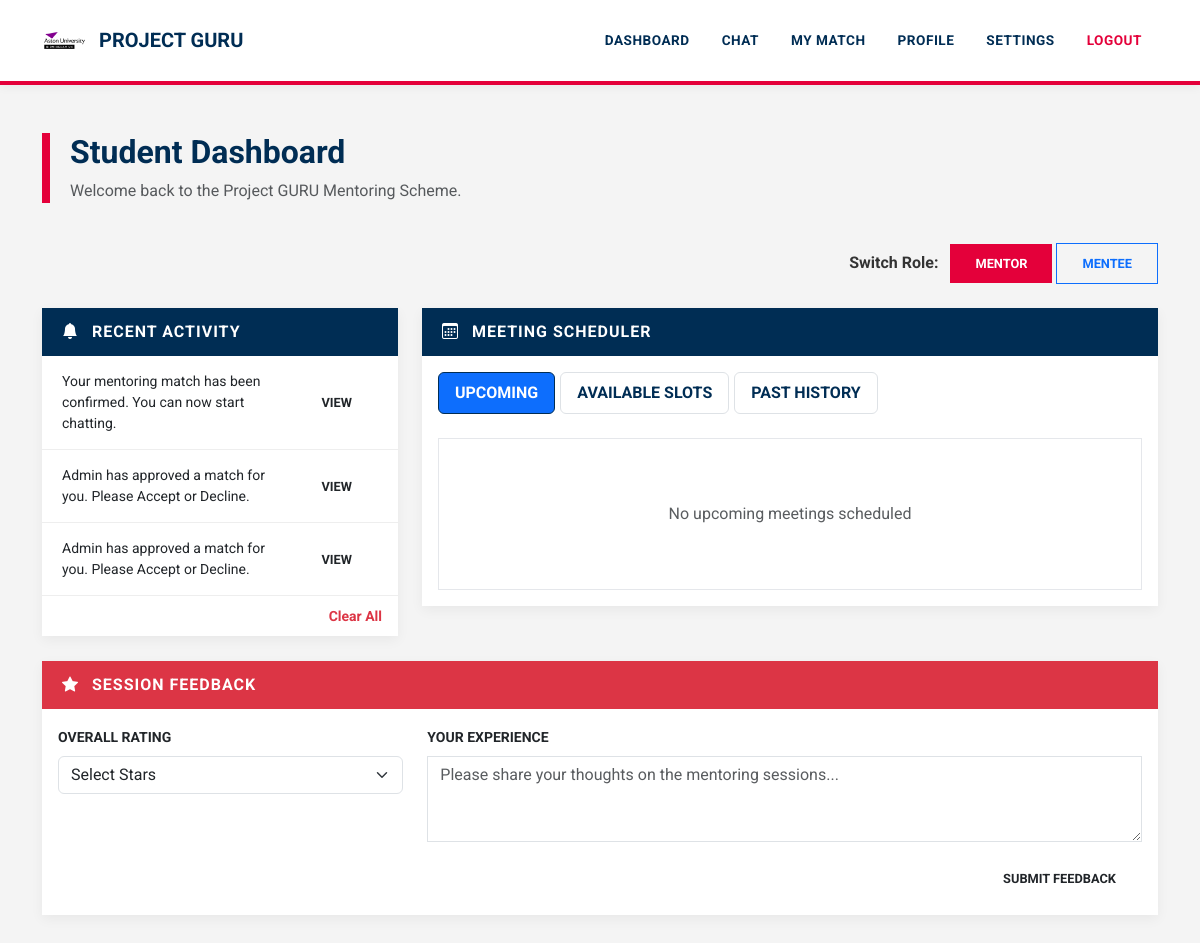
The app's page /dashboard (signed in) with its own data.
### tables this page shows
CREATE TABLE profiles (
    id INTEGER PRIMARY KEY AUTOINCREMENT,
    user_id INTEGER,
    role TEXT
);

CREATE TABLE notifications (
    id INTEGER PRIMARY KEY AUTOINCREMENT,
    user_id INTEGER,
    message TEXT,
    link TEXT,
    created_at TIMESTAMP DEFAULT CURRENT_TIMESTAMP
);

### app.py (the view, shortened to what this page needs)
@app.route("/dashboard")
def dashboard():
    if "user_id" not in session:
        return redirect("/login")
    conn = get_db()
    expire_old_matches(conn)
    conn.commit()
    user = conn.execute("SELECT * FROM users WHERE id=?", (session["user_id"],)).fetchone()
    if not user:
        session.clear()
        conn.close()
        return redirect("/login")
    user_id = session["user_id"]
    profile = get_active_profile()
    if not profile:
        conn.close()
        return "Please select a profile"
    role = profile["role"]
    if role == "mentor":
        matches = conn.execute("SELECT * FROM matches WHERE mentor_id=?", (user_id,)).fetchall()
    else:
        matches = conn.execute("SELECT * FROM matches WHERE mentee_id=?", (user_id,)).fetchall()
    match = next((m for m in matches if m["status"] == "final"), None)
    slots = []
    upcoming_meetings = []
    past_meetings = []
    now = datetime.now()
    if match:
        all_slots = conn.execute("""
            SELECT * FROM meeting_slots
            WHERE match_id=? AND status != 'unavailable'
            ORDER BY date, start_time
        """, (match["id"],)).fetchall()
    if role == "mentor":
        notifications = conn.execute("""
            SELECT DISTINCT n.* FROM notifications n
            LEFT JOIN matches m ON n.link LIKE '/chat/' || m.id
            WHERE n.user_id=? AND (m.mentor_id=? OR m.id IS NULL)
            ORDER BY n.created_at DESC
        """, (user_id, user_id)).fetchall()
    user_profiles = conn.execute("SELECT * FROM profiles WHERE user_id=?", (user_id,)).fetchall()
    conn.close()
    return render_template(
        "dashboard.html",
        user=user,
        role=role,
        user_profiles=user_profiles,
        matches=matches,
        match=match,
        slots=slots,
        upcoming_meetings=upcoming_meetings,
        past_meetings=past_meetings,
        notifications=notifications,
        current_date=date.today(),
        user_id=user_id,
    )

### app.py (called while the page is built, shortened)
def get_db():
    conn = sqlite3.connect("database.db", timeout=30)
    conn.row_factory = sqlite3.Row
    return conn

def get_active_profile():
    if "profile_id" not in session:
        return None
    conn = get_db()
    profile = conn.execute("""
        SELECT * FROM profiles
        WHERE id=? AND user_id=?
    """, (session["profile_id"], session["user_id"])).fetchone()
    conn.close()
    return profile

def expire_old_matches(conn):
    setting = conn.execute("""
        SELECT value FROM settings
        WHERE key='match_expiry_hours'
    """).fetchone()
    expiry_limit_hours = int(setting["value"]) if setting else 48
    matches = conn.execute("""
        SELECT id, mentor_id, mentee_id, created_at
        FROM matches
        WHERE status='approved'
        AND created_at IS NOT NULL
    """).fetchall()
    conn.commit()

### templates/dashboard.html (shortened to what this page needs)
<!DOCTYPE html>
<html lang="en">
<head>
    <link href="https://cdn.jsdelivr.net/npm/bootstrap@5.3.2/dist/css/bootstrap.min.css" rel="stylesheet">
    <link rel="stylesheet" href="https://cdn.jsdelivr.net/npm/bootstrap-icons@1.11.3/font/bootstrap-icons.css">
</head>
<body>
{% include "navbar.html" %}
<div class="container mt-5">
    <div class="dashboard-header">
        <h2 class="fw-bold">Student Dashboard</h2>
        <p class="text-muted mb-0">Welcome back to the Project GURU Mentoring Scheme.</p>
    </div>
    {% if user_profiles|length > 1 %}
    <div class="mb-4 text-end">
        <span class="fw-bold me-2">Switch Role:</span>
        {% for p in user_profiles %}
            <a href="/switch_profile/{{ p.id }}"
               class="btn btn-sm {% if p.role == role %}btn-primary{% else %}btn-outline-primary{% endif %}">
                {{ p.role.capitalize() }}
            </a>
        {% endfor %}
    </div>
    {% endif %}
    <div class="row">
        <div class="col-lg-4">
            <div class="card">
                <div class="card-header-aston">
                    <i class="bi bi-bell-fill me-2"></i> Recent Activity
                </div>
                <div class="card-body p-0">
                    {% if notifications %}
                    <div class="notifications-scroll">
                        {% for n in notifications %}
                        <div class="notification-item d-flex justify-content-between align-items-center">
                            <span class="small">{{ n.message }}</span>
                            {% if n.link %}
                            <a href="{{ n.link }}" class="btn btn-sm btn-aston-red ms-2">View</a>
                            {% endif %}
                        </div>
                        {% endfor %}
                    </div>
                    {% else %}
                    <div class="p-4 text-center text-muted italic">No new notifications</div>
                    {% endif %}
                </div>
                <div class="card-footer bg-white border-0 text-end">
                    <a href="/clear_notifications" class="text-danger small fw-bold text-decoration-none">Clear All</a>
                </div>
            </div>
        </div>
        <div class="col-lg-8">
            <div class="card">
                <div class="card-header-aston">
                    <i class="bi bi-calendar3 me-2"></i> Meeting Scheduler
                </div>
                <div class="card-body">
                    <ul class="nav nav-pills mb-4">
                        <li class="nav-item">
                            <a class="nav-link {% if request.args.get('tab','upcoming') == 'upcoming' %}active{% endif %}" href="/dashboard?tab=upcoming">Upcoming</a>
                        </li>
                        <li class="nav-item">
                            <a class="nav-link {% if request.args.get('tab') == 'available' %}active{% endif %}" href="/dashboard?tab=available">Available Slots</a>
                        </li>
                        <li class="nav-item">
                            <a class="nav-link {% if request.args.get('tab') == 'past' %}active{% endif %}" href="/dashboard?tab=past">Past History</a>
                        </li>
                    </ul>
                    {% if request.args.get("tab","upcoming") == "upcoming" %}
                    <div class="slot-box">
                        {% for slot in upcoming_meetings %}
                        <div class="card mb-3 border shadow-sm meeting-item">
                            <div class="card-body d-flex justify-content-between align-items-center">
                                <div>
                                    <h6 class="mb-1 fw-bold text-primary"><i class="bi bi-calendar-check me-2"></i> {{ slot.date }}</h6>
                                    <small class="text-muted fw-bold">TIME: {{ slot.start_time }} — {{ slot.end_time }}</small>
                                </div>
                                <div class="text-end">
                                    <span class="badge badge-aston bg-success mb-2 d-block">Confirmed</span>
                                    {% if user_id == match.mentee_id %}
                                    <a href="/cancel_booking/{{slot.id}}?tab=upcoming" class="btn btn-link text-danger btn-sm p-0 fw-bold">CANCEL BOOKING</a>
                                    {% elif user_id == match.mentor_id %}
                                    <a href="/mentor_cancel_meeting/{{slot.id}}?tab=upcoming" class="btn btn-link text-danger btn-sm p-0 fw-bold">CANCEL MEETING</a>
                                    {% endif %}
                                </div>
                            </div>
                        </div>
                        {% else %}
                        <div class="text-center py-5 text-muted">No upcoming meetings scheduled</div>
                        {% endfor %}
                    </div>
                    {% endif %}
                </div>
            </div>
        </div>
    </div>
    {% if match and match.status == "final" %}
    <div class="card mb-5">
        <div class="card-header-aston bg-danger">
            <i class="bi bi-star-fill me-2"></i> Session Feedback
        </div>
        <div class="card-body">
            <form method="POST" action="/give_feedback/{{ match.id }}">
                <div class="row">
                    <div class="col-md-4">
                        <label class="form-label fw-bold small text-uppercase">Overall Rating</label>
                        <select name="rating" class="form-select mb-3" required>
                            <option value="">Select Stars</option>
                        </select>
                    </div>
                    <div class="col-md-8">
                        <label class="form-label fw-bold small text-uppercase">Your Experience</label>
                        <textarea name="comment" class="form-control mb-3" rows="3" placeholder="Please share your thoughts on the mentoring sessions..." required></textarea>
                        <div class="text-end">
                            <button class="btn btn-aston-red px-5">Submit Feedback</button>
                        </div>
                    </div>
                </div>
            </form>
        </div>
    </div>
    {% endif %}
</div>
</body>
</html>

### templates/dashboard.html (style rules this page uses)
:root { --aston-navy: #002d54; --aston-red: #e4003a; --aston-grey: #f4f4f4; --aston-dark-grey: #333333; }
body { background-color: var(--aston-grey); font-family: 'Roboto', sans-serif; color: var(--aston-dark-grey); }
.dashboard-header { border-left: 8px solid var(--aston-red); padding-left: 20px; color: var(--aston-navy); margin-bottom: 40px; }
.card { border: none; border-radius: 0; box-shadow: 0 4px 12px rgba(0,0,0,0.05); margin-bottom: 25px; }
.card-header-aston { background-color: var(--aston-navy); color: white; font-weight: 700; text-transform: uppercase; padding: 12px 20px; letter-spacing: 1px; }
.notifications-scroll { max-height: 250px; overflow-y: auto; }
.notification-item { border-bottom: 1px solid #eee; padding: 15px 20px; transition: background 0.2s; }
.nav-pills .nav-link { border-radius: 0; color: var(--aston-navy); font-weight: 700; text-transform: uppercase; margin-right: 5px; border: 1px solid #dee2e6; }
.nav-pills .nav-link.active { background-color: var(--aston-navy); border-color: var(--aston-navy); }
.slot-box { max-height: 400px; overflow-y: auto; background: white; padding: 15px; border: 1px solid #e5e7eb; }
.btn-aston-red { background-color: var(--aston-red); color: white; border: none; border-radius: 0; font-weight: 700; text-transform: uppercase; }
.form-control, .form-select { border-radius: 0; border: 1px solid #ced4da; }

### templates/navbar.html (style rules this page uses)
:root { --aston-navy: #002d54; --aston-red: #e4003a; --aston-grey: #f4f4f4; --aston-dark-grey: #333333; }
body { background-color: var(--aston-grey) !important; font-family: 'Roboto', Arial, sans-serif !important; color: var(--aston-dark-grey); }
.card { border: none !important; border-radius: 0 !important; box-shadow: 0 4px 12px rgba(0,0,0,0.05) !important; }
.btn { border-radius: 0 !important; font-weight: 700 !important; text-transform: uppercase; font-size: 0.8rem; padding: 10px 25px !important; }
.btn-primary { background-color: var(--aston-red) !important; border: none !important; }
.form-control { border-radius: 0 !important; }

### records on screen
profiles: role "MENTOR"
profiles: role "MENTEE"
notifications: message "Your mentoring match has been confirmed. You can now start chatting."
notifications: message "Admin has approved a match for you. Please Accept or Decline."
notifications: message "Admin has approved a match for you. Please Accept or Decline."
